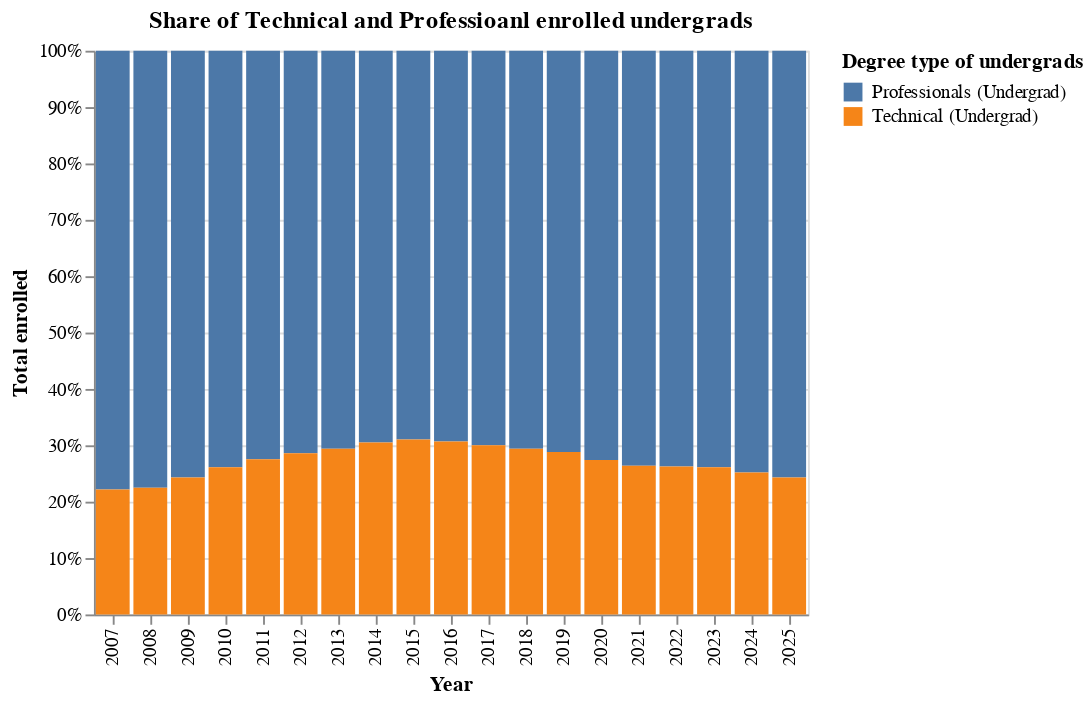

The notebook cell this image was saved under:
### Markdown cell above
# **Second Chart: Out of undergrads, relation of professional and technical undergrads**

The following chart shows the relation out of undergrads of students studying
technical careers and professional careers

### Code cell
# For the following chart I used ChatGPT to assist me in debugging and assisting
# me in how to develop some features of the cart


# Degrees to show
degrees = ["Carreras Profesionales", "Carreras Técnicas"]

# Data
cols_2 = ["año", "carrera clasificación nivel 2"]
df_2 = raw.groupby(cols_2)["total matrícula"].sum().reset_index()

# Cleaning the data
#df_2.rename(columns={"carrera clasificación nivel 2": "Degree type of undergrads"}, inplace=True)
df_2 = df_2[df_2["carrera clasificación nivel 2"].isin(degrees)]
df_2["carrera clasificación nivel 2"] = df_2.apply(translates_degree, axis=1)

chart_2 = alt.Chart(df_2).mark_bar().encode(
    x = alt.X("año:O", axis=alt.Axis(title="Year")),
    y = alt.Y("sum(total matrícula)", axis=alt.Axis(title="Total enrolled")).stack("normalize"),
    color = alt.Color("carrera clasificación nivel 2",
                      legend = alt.Legend(title="Degree type of undergrads"))).properties(
        title="Share of Technical and Professioanl enrolled undergrads"
    )

chart_2.save("../png_charts/profs_techs.png")
chart_2

### Figure 1 — Vega-Lite specification as saved in the notebook (floating-point values rounded to 4 significant figures)
{"config": {"view": {"continuousWidth": 300, "continuousHeight": 300}}, "data": {"name": "data-4d97b4ad01aaf1eefc454acc882384d4"}, "mark": {"type": "bar"}, "encoding": {"color": {"field": "carrera clasificación nivel 2", "legend": {"title": "Degree type of undergrads"}, "type": "nominal"}, "x": {"axis": {"title": "Year"}, "field": "año", "type": "ordinal"}, "y": {"aggregate": "sum", "axis": {"title": "Total enrolled"}, "field": "total matrícula", "stack": "normalize", "type": "quantitative"}}, "title": "Share of Technical and Professioanl enrolled undergrads", "$schema": "https://vega.github.io/schema/vega-lite/v5.20.1.json", "datasets": {"data-4d97b4ad01aaf1eefc454acc882384d4": [{"año": 2007, "carrera clasificación nivel 2": "Professionals (Undergrad)", "total matrícula": 582536}, {"año": 2007, "carrera clasificación nivel 2": "Technical (Undergrad)", "total matrícula": 165808}, {"año": 2008, "carrera clasificación nivel 2": "Professionals (Undergrad)", "total matrícula": 607433}, {"año": 2008, "carrera clasificación nivel 2": "Technical (Undergrad)", "total matrícula": 175916}, {"año": 2009, "carrera clasificación nivel 2": "Professionals (Undergrad)", "total matrícula": 643121}, {"año": 2009, "carrera clasificación nivel 2": "Technical (Undergrad)", "total matrícula": 206219}, {"año": 2010, "carrera clasificación nivel 2": "Professionals (Undergrad)", "total matrícula": 693162}, {"año": 2010, "carrera clasificación nivel 2": "Technical (Undergrad)", "total matrícula": 245096}, {"año": 2011, "carrera clasificación nivel 2": "Professionals (Undergrad)", "total matrícula": 735746}, {"año": 2011, "carrera clasificación nivel 2": "Technical (Undergrad)", "total matrícula": 279331}, {"año": 2012, "carrera clasificación nivel 2": "Professionals (Undergrad)", "total matrícula": 760397}, {"año": 2012, "carrera clasificación nivel 2": "Technical (Undergrad)", "total matrícula": 304419}, {"año": 2013, "carrera clasificación nivel 2": "Professionals (Undergrad)", "total matrícula": 786804}, {"año": 2013, "carrera clasificación nivel 2": "Technical (Undergrad)", "total matrícula": 327473}, {"año": 2014, "carrera clasificación nivel 2": "Professionals (Undergrad)", "total matrícula": 795516}, {"año": 2014, "carrera clasificación nivel 2": "Technical (Undergrad)", "total matrícula": 348865}, {"año": 2015, "carrera clasificación nivel 2": "Professionals (Undergrad)", "total matrícula": 804030}, {"año": 2015, "carrera clasificación nivel 2": "Technical (Undergrad)", "total matrícula": 361876}, {"año": 2016, "carrera clasificación nivel 2": "Professionals (Undergrad)", "total matrícula": 816766}, {"año": 2016, "carrera clasificación nivel 2": "Technical (Undergrad)", "total matrícula": 361714}, {"año": 2017, "carrera clasificación nivel 2": "Professionals (Undergrad)", "total matrícula": 824023}, {"año": 2017, "carrera clasificación nivel 2": "Technical (Undergrad)", "total matrícula": 353269}, {"año": 2018, "carrera clasificación nivel 2": "Professionals (Undergrad)", "total matrícula": 838750}, {"año": 2018, "carrera clasificación nivel 2": "Technical (Undergrad)", "total matrícula": 349295}, {"año": 2019, "carrera clasificación nivel 2": "Professionals (Undergrad)", "total matrícula": 850249}, {"año": 2019, "carrera clasificación nivel 2": "Technical (Undergrad)", "total matrícula": 344210}, {"año": 2020, "carrera clasificación nivel 2": "Professionals (Undergrad)", "total matrícula": 836093}, {"año": 2020, "carrera clasificación nivel 2": "Technical (Undergrad)", "total matrícula": 315741}, {"año": 2021, "carrera clasificación nivel 2": "Professionals (Undergrad)", "total matrícula": 886690}, {"año": 2021, "carrera clasificación nivel 2": "Technical (Undergrad)", "total matrícula": 317686}, {"año": 2022, "carrera clasificación nivel 2": "Professionals (Undergrad)", "total matrícula": 895676}, {"año": 2022, "carrera clasificación nivel 2": "Technical (Undergrad)", "total matrícula": 318335}, {"año": 2023, "carrera clasificación nivel 2": "Professionals (Undergrad)", "total matrícula": 923326}, {"año": 2023, "carrera clasificación nivel 2": "Technical (Undergrad)", "total matrícula": 326093}, {"año": 2024, "carrera clasificación nivel 2": "Professionals (Undergrad)", "total matrícula": 955672}, {"año": 2024, "carrera clasificación nivel 2": "Technical (Undergrad)", "total matrícula": 321939}, {"año": 2025, "carrera clasificación nivel 2": "Professionals (Undergrad)", "total matrícula": 1005158}, {"año": 2025, "carrera clasificación nivel 2": "Technical (Undergrad)", "total matrícula": 322186}]}}
